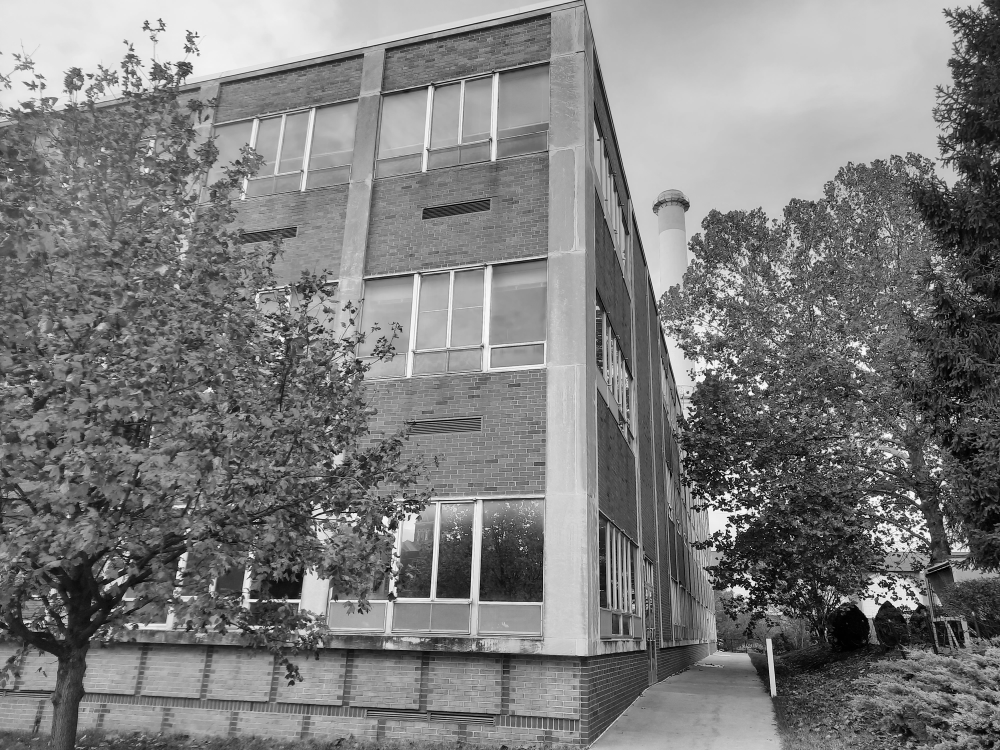
#> input picture Review of IP Operations/images/Naka1_small.tif, 2000 x 1500 px (shown at 1/2 size)
$ python geometric_transforms.py
#> lines starting #> are read from the running program, lines starting #| are printed output that depends on the picture; after the words box and inside, x2 and y2 are one past the last pixel; in counts of white or black regions, pixels touching at a corner belong together
### Review of IP Operations/src/file_operations.py
from pathlib import Path
import cv2 as cv
import numpy as np

IMAGE_DIRECTORY_PATH = Path(__file__).parents[1].joinpath('images')
assert IMAGE_DIRECTORY_PATH.exists(), f'Could not find {IMAGE_DIRECTORY_PATH}. Make sure the path is correct.'


def open_image(filename: str) -> np.ndarray:
    """
    Opens an image from the IMAGE_DIRECTORY_PATH

    Args:
        filename:  The name of the file to open

    Returns:
        A numpy array representing the image
    """
#> called with filename = 'Naka1_small.tif'
    filepath = IMAGE_DIRECTORY_PATH.joinpath(filename)
    image = cv.imread(str(filepath))
#> image is the input picture: shape (1500, 2000, 3); min 0, max 255, mean 124.6
    return image


# [14 lines left out: function show_image, not called in this run]


def save_image(image: np.ndarray, filename: str) -> None:
    """
    Saves an image to the IMAGE_DIRECTORY_PATH

    Args:
        image:  An image represented as a numpy array
        filename:  The name of the file to save the image to

    Returns:
        None
    """
    filepath = IMAGE_DIRECTORY_PATH.joinpath(filename)
    cv.imwrite(str(filepath), image)

### Review of IP Operations/src/geometric_transforms.py
import cv2 as cv
import numpy as np
from file_operations import open_image, save_image


def translate(image: np.ndarray, tx: int, ty: int) -> np.ndarray:
    """
    Translates an image by tx pixels in the x direction and ty pixels in the y direction

    Args:
        image:  A numpy array representing an image
        tx:  The number of pixels to translate the image in the x direction
        ty:  The number of pixels to translate the image in the y direction

    Returns:
        A numpy array representing the translated image
    """
#> called with tx = 500, ty = 400
    translation_matrix = np.float32([[1, 0, tx], [0, 1, ty]])
    shifted = cv.warpAffine(image, translation_matrix, (image.shape[1], image.shape[0]))
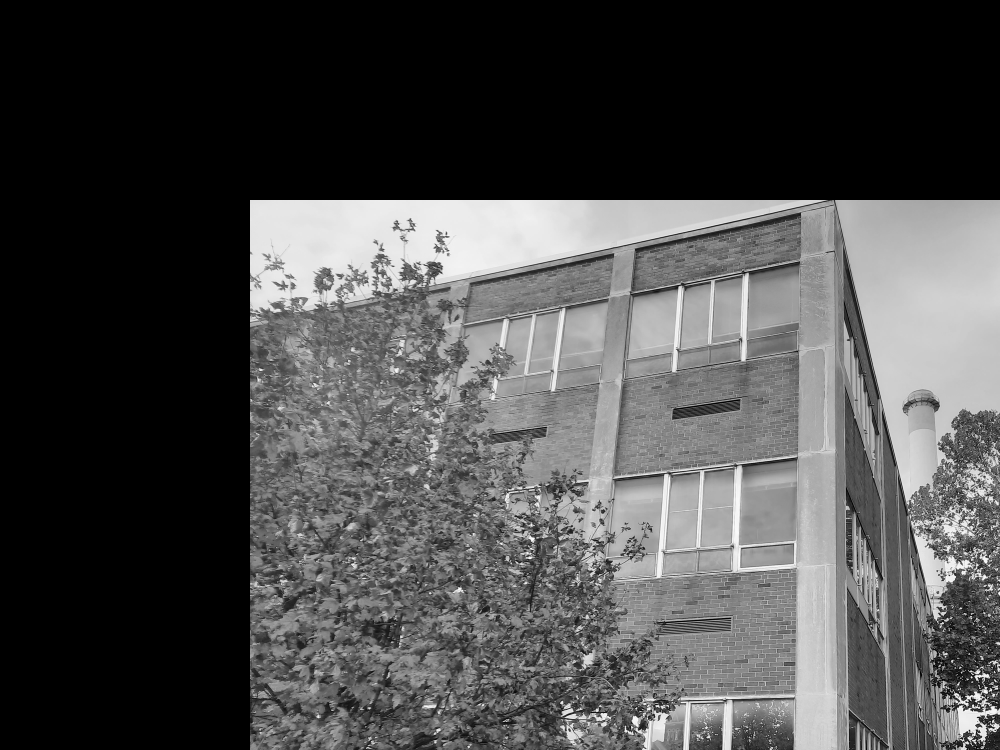
#> shifted: shape (1500, 2000, 3) (shown at 1/2 size); min 0, max 255, mean 75.3
    return shifted


def crop_scale(image: np.ndarray, x1: int, y1: int, x2: int, y2: int, s: float = 1.0) -> np.ndarray:
    """
    Crops an image to the rectangle defined by (x1, y1) and (x2, y2) and then scales it by scale

    Args:
        image:  A numpy array representing an image
        x1:  The x coordinate of the top left corner of the rectangle to crop
        y1:  The y coordinate of the top left corner of the rectangle to crop
        x2:  The x coordinate of the bottom right corner of the rectangle to crop
        y2:  The y coordinate of the bottom right corner of the rectangle to crop
        s:  The scale to resize the image to

    Returns:
        A numpy array representing the cropped and scaled image
    """
#> called with x1 = 500, y1 = 1, x2 = 1000, y2 = 800, s = 0.5
    assert 0 <= x1 < x2 <= image.shape[1], "x1 must be smaller than x2 and both must be within the image"
    assert 0 <= y1 < y2 <= image.shape[0], "y1 must be smaller than y2 and both must be within the image"
    cropped = image[y1:y2, x1:x2]
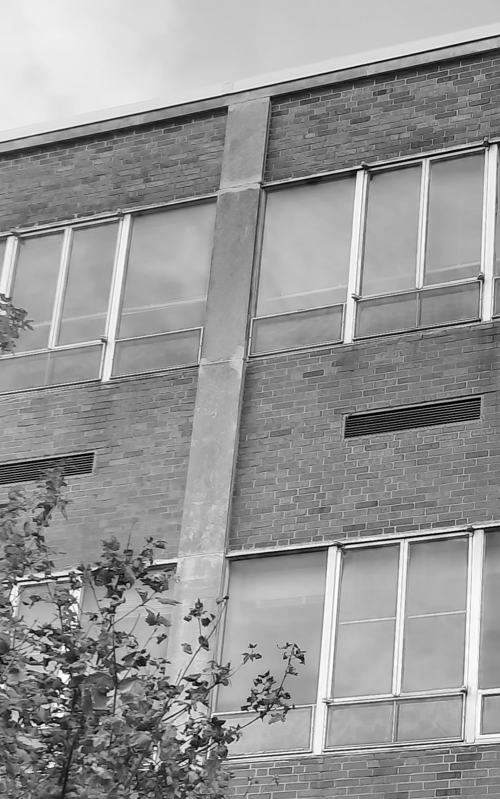
#> cropped: shape (799, 500, 3); min 0, max 255, mean 150.5
    scaled = cv.resize(cropped, None, fx=s, fy=s)
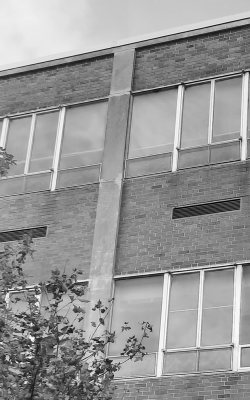
#> scaled: shape (400, 250, 3); min 0, max 255, mean 150.6
    return scaled


def vertical_flip(image: np.ndarray) -> np.ndarray:
    """
    Flips an image vertically

    Args:
        image:  A numpy array representing an image

    Returns:
        A numpy array representing the vertically flipped image
    """
    flipped = cv.flip(image, 0)
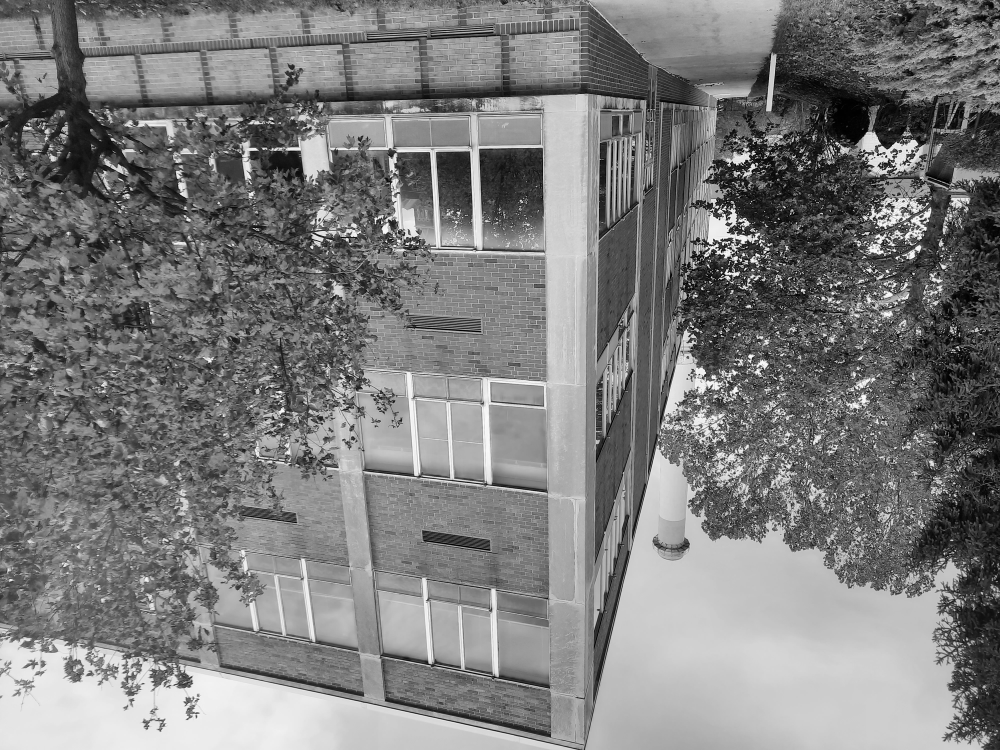
#> flipped: shape (1500, 2000, 3) (shown at 1/2 size); min 0, max 255, mean 124.6
    return flipped


def horizontal_flip(image: np.ndarray) -> np.ndarray:
    """
    Flips an image horizontally

    Args:
        image:  A numpy array representing an image

    Returns:
        A numpy array representing the horizontally flipped image
    """
    flipped = cv.flip(image, 1)
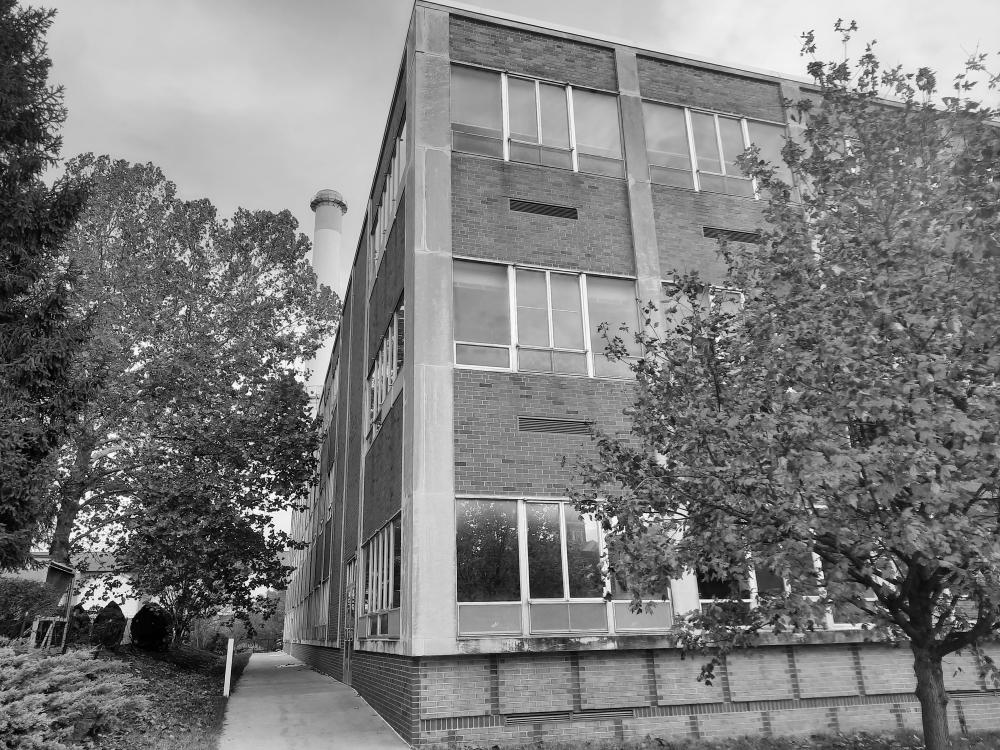
#> flipped: shape (1500, 2000, 3) (shown at 1/2 size); min 0, max 255, mean 124.6
    return flipped


def rotate(image: np.ndarray, angle: int) -> np.ndarray:
    """
    Rotates an image by angle degrees

    Args:
        image:  A numpy array representing an image
        angle:  The angle to rotate the image by

    Returns:
        A numpy array representing the rotated image
    """
#> called with angle = 30
    assert -180 <= angle <= 180, "Angle must be between -180 and 180"
    center = (image.shape[1] // 2, image.shape[0] // 2)
#> center = (1000, 750)
    rotation_matrix = cv.getRotationMatrix2D(center, angle, 1)
    rotated = cv.warpAffine(image, rotation_matrix, (image.shape[1], image.shape[0]))
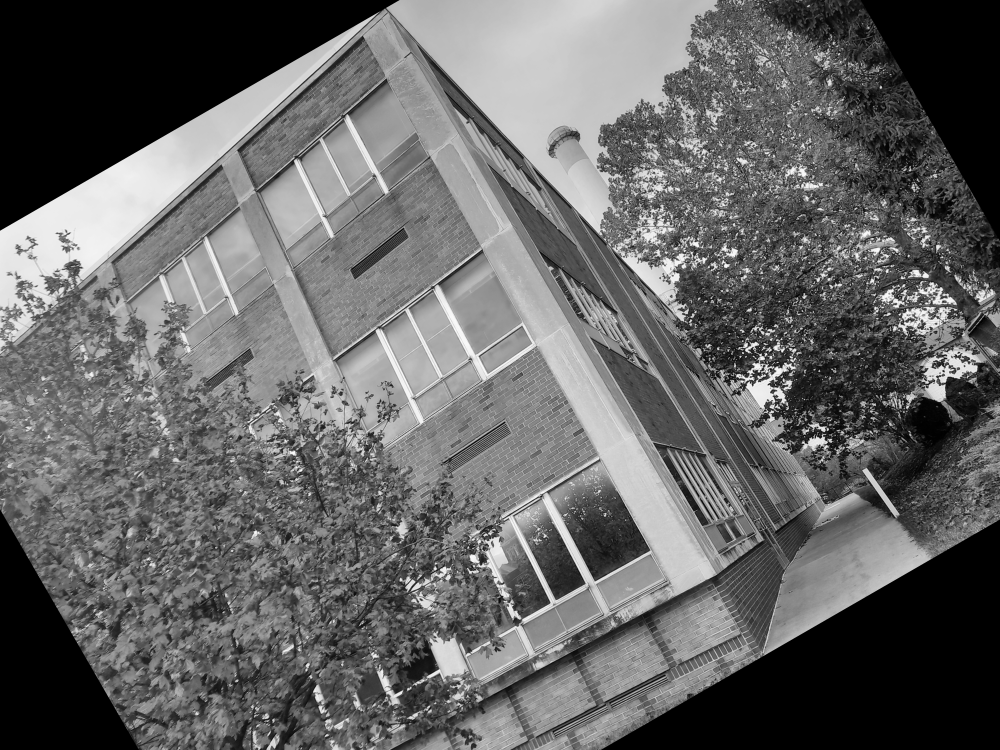
#> rotated: shape (1500, 2000, 3) (shown at 1/2 size); min 0, max 255, mean 101.5
    return rotated


def fill(image: np.ndarray, x1: int, y1: int, x2: int, y2: int, val: int) -> np.ndarray:
    """
    Fills the rectangle defined by (x1, y1) and (x2, y2) with the value val

    Args:
        image:  A numpy array representing an image
        x1:  The x coordinate of the top left corner of the rectangle to fill
        y1:  The y coordinate of the top left corner of the rectangle to fill
        x2:  The x coordinate of the bottom right corner of the rectangle to fill
        y2:  The y coordinate of the bottom right corner of the rectangle to fill
        val:  The value to fill the rectangle with

    Returns:
        A numpy array representing the filled image
    """
#> called with x1 = 500, y1 = 1, x2 = 1000, y2 = 800, val = 150
    assert 0 <= x1 < x2 <= image.shape[1], "x1 must be smaller than x2 and both must be within the image"
    assert 0 <= y1 < y2 <= image.shape[0], "y1 must be smaller than y2 and both must be within the image"
    assert 0 <= val <= 255, "val must be between 0 and 255"
    filled = image.copy()
    filled[y1:y2, x1:x2] = val
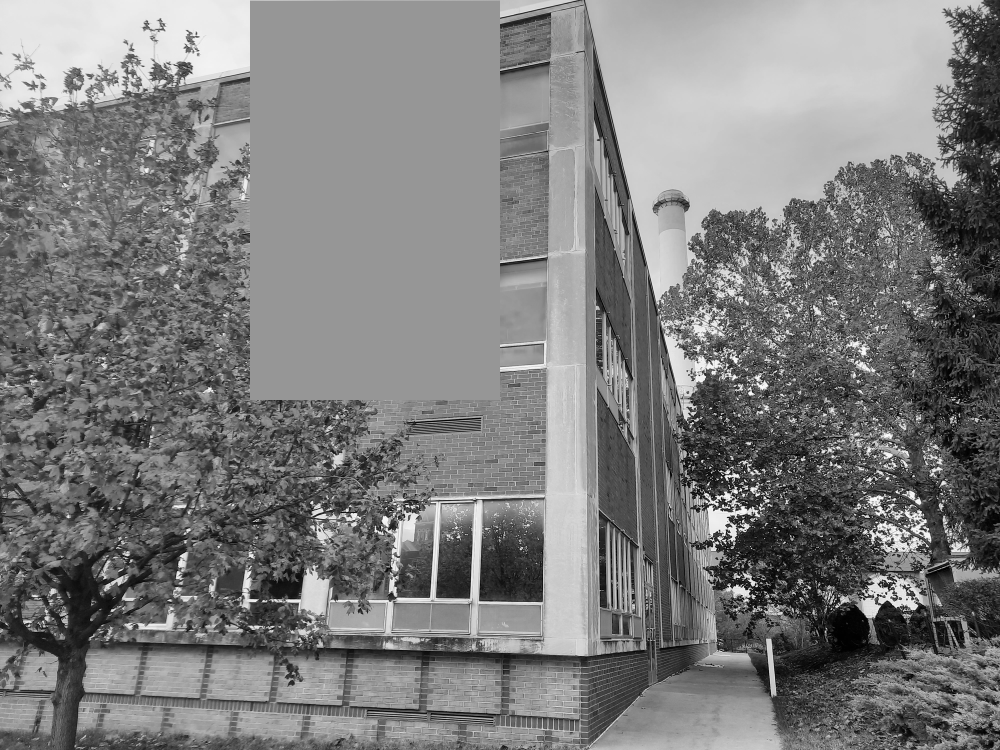
#> filled: shape (1500, 2000, 3) (shown at 1/2 size); 13.2% of pixels changed, all inside (x1, y1, x2, y2) = (500, 1, 1000, 800)
    return filled


if __name__ == '__main__':
    original_image = open_image("Naka1_small.tif")

    translated = translate(original_image, 500, 400)
    cropped_image = crop_scale(original_image, 500, 1, 1000, 800, 0.5)
    vertically_flipped_image = vertical_flip(original_image)
    horizontally_flipped_image = horizontal_flip(original_image)
    rotated_image = rotate(original_image, 30)
    filled_image = fill(original_image, 500, 1, 1000, 800, 150)

    # Save the images
    save_image(original_image, "Naka1_small.png")
    save_image(translated, "Naka1_small_translated.png")
    save_image(cropped_image, "Naka1_small_cropped.png")
    save_image(vertically_flipped_image, "Naka1_small_vertically_flipped.png")
    save_image(horizontally_flipped_image, "Naka1_small_horizontally_flipped.png")
    save_image(rotated_image, "Naka1_small_rotated.png")
    save_image(filled_image, "Naka1_small_filled.png")
